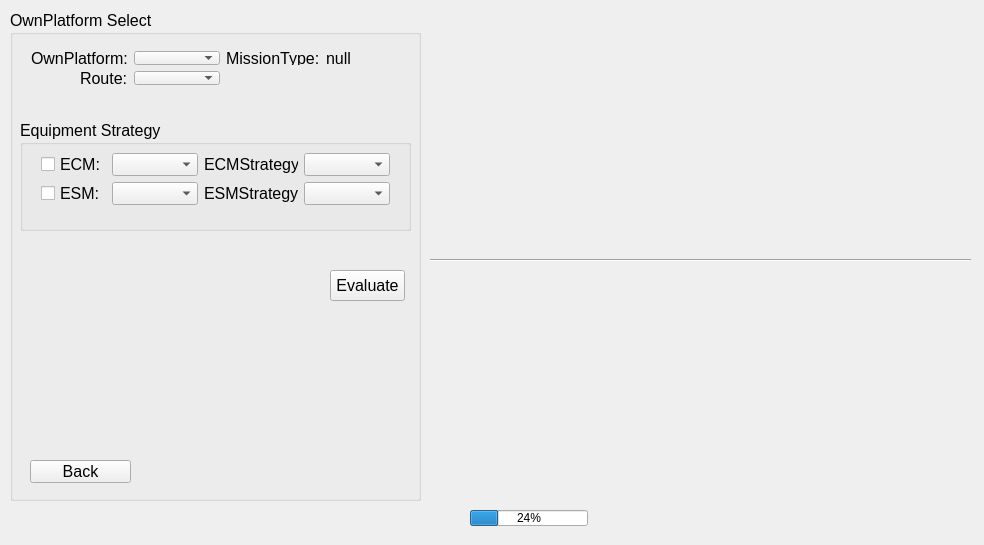
<?xml version="1.0" encoding="UTF-8"?>
<ui version="4.0">
 <class>MarkovEvaluate</class>
 <widget class="QWidget" name="MarkovEvaluate">
  <property name="geometry">
   <rect>
    <x>0</x>
    <y>0</y>
    <width>984</width>
    <height>545</height>
   </rect>
  </property>
  <property name="windowTitle">
   <string>Survival Rate Evaluate</string>
  </property>
  <widget class="QWidget" name="widget" native="true">
   <property name="geometry">
    <rect>
     <x>430</x>
     <y>20</y>
     <width>541</width>
     <height>231</height>
    </rect>
   </property>
  </widget>
  <widget class="QProgressBar" name="progressBar">
   <property name="geometry">
    <rect>
     <x>470</x>
     <y>510</y>
     <width>118</width>
     <height>16</height>
    </rect>
   </property>
   <property name="value">
    <number>24</number>
   </property>
  </widget>
  <widget class="QGroupBox" name="groupBox">
   <property name="geometry">
    <rect>
     <x>10</x>
     <y>10</y>
     <width>411</width>
     <height>491</height>
    </rect>
   </property>
   <property name="font">
    <font>
     <family>Arial</family>
     <pointsize>12</pointsize>
    </font>
   </property>
   <property name="title">
    <string>OwnPlatform Select</string>
   </property>
   <widget class="QPushButton" name="pushButton">
    <property name="geometry">
     <rect>
      <x>320</x>
      <y>260</y>
      <width>75</width>
      <height>31</height>
     </rect>
    </property>
    <property name="text">
     <string>Evaluate</string>
    </property>
   </widget>
   <widget class="QGroupBox" name="groupBox_2">
    <property name="geometry">
     <rect>
      <x>10</x>
      <y>110</y>
      <width>391</width>
      <height>111</height>
     </rect>
    </property>
    <property name="title">
     <string>Equipment Strategy</string>
    </property>
    <widget class="QWidget" name="layoutWidget">
     <property name="geometry">
      <rect>
       <x>10</x>
       <y>22</y>
       <width>371</width>
       <height>74</height>
      </rect>
     </property>
     <layout class="QGridLayout" name="gridLayout">
      <item row="1" column="2">
       <widget class="QLabel" name="label_5">
        <property name="font">
         <font>
          <family>Arial</family>
          <pointsize>12</pointsize>
         </font>
        </property>
        <property name="text">
         <string>ESMStrategy:</string>
        </property>
       </widget>
      </item>
      <item row="0" column="0" alignment="Qt::AlignRight">
       <widget class="QCheckBox" name="checkBox">
        <property name="font">
         <font>
          <family>Arial</family>
          <pointsize>12</pointsize>
         </font>
        </property>
        <property name="text">
         <string>ECM:</string>
        </property>
       </widget>
      </item>
      <item row="0" column="3">
       <widget class="QComboBox" name="comboBox_4"/>
      </item>
      <item row="0" column="2">
       <widget class="QLabel" name="label_4">
        <property name="font">
         <font>
          <family>Arial</family>
          <pointsize>12</pointsize>
         </font>
        </property>
        <property name="text">
         <string>ECMStrategy:</string>
        </property>
       </widget>
      </item>
      <item row="1" column="3">
       <widget class="QComboBox" name="comboBox_7"/>
      </item>
      <item row="1" column="1">
       <widget class="QComboBox" name="comboBox_3"/>
      </item>
      <item row="0" column="1">
       <widget class="QComboBox" name="comboBox_2"/>
      </item>
      <item row="1" column="0" alignment="Qt::AlignRight">
       <widget class="QCheckBox" name="checkBox_2">
        <property name="font">
         <font>
          <family>Arial</family>
          <pointsize>12</pointsize>
         </font>
        </property>
        <property name="text">
         <string>ESM:</string>
        </property>
       </widget>
      </item>
     </layout>
    </widget>
   </widget>
   <widget class="QWidget" name="layoutWidget">
    <property name="geometry">
     <rect>
      <x>10</x>
      <y>30</y>
      <width>391</width>
      <height>56</height>
     </rect>
    </property>
    <layout class="QGridLayout" name="gridLayout_2">
     <item row="0" column="0" alignment="Qt::AlignRight">
      <widget class="QLabel" name="label">
       <property name="font">
        <font>
         <family>Arial</family>
         <pointsize>12</pointsize>
        </font>
       </property>
       <property name="text">
        <string>OwnPlatform:</string>
       </property>
      </widget>
     </item>
     <item row="0" column="1">
      <widget class="QComboBox" name="comboBox"/>
     </item>
     <item row="0" column="2">
      <widget class="QLabel" name="label_6">
       <property name="font">
        <font>
         <family>Arial</family>
         <pointsize>12</pointsize>
        </font>
       </property>
       <property name="text">
        <string>MissionType:</string>
       </property>
      </widget>
     </item>
     <item row="0" column="3">
      <widget class="QLabel" name="label_7">
       <property name="font">
        <font>
         <family>Arial</family>
         <pointsize>12</pointsize>
        </font>
       </property>
       <property name="text">
        <string>null</string>
       </property>
      </widget>
     </item>
     <item row="1" column="0" alignment="Qt::AlignRight">
      <widget class="QLabel" name="label_8">
       <property name="font">
        <font>
         <family>Arial</family>
         <pointsize>12</pointsize>
        </font>
       </property>
       <property name="text">
        <string>Route:</string>
       </property>
      </widget>
     </item>
     <item row="1" column="1">
      <widget class="QComboBox" name="comboBox_6"/>
     </item>
    </layout>
   </widget>
   <widget class="QPushButton" name="pushButton_2">
    <property name="geometry">
     <rect>
      <x>20</x>
      <y>450</y>
      <width>101</width>
      <height>23</height>
     </rect>
    </property>
    <property name="text">
     <string>Back</string>
    </property>
   </widget>
  </widget>
  <widget class="QWidget" name="widget_2" native="true">
   <property name="geometry">
    <rect>
     <x>430</x>
     <y>270</y>
     <width>541</width>
     <height>231</height>
    </rect>
   </property>
  </widget>
  <widget class="Line" name="line">
   <property name="geometry">
    <rect>
     <x>430</x>
     <y>250</y>
     <width>541</width>
     <height>20</height>
    </rect>
   </property>
   <property name="orientation">
    <enum>Qt::Horizontal</enum>
   </property>
  </widget>
 </widget>
 <layoutdefault spacing="6" margin="11"/>
 <resources/>
 <connections/>
</ui>
